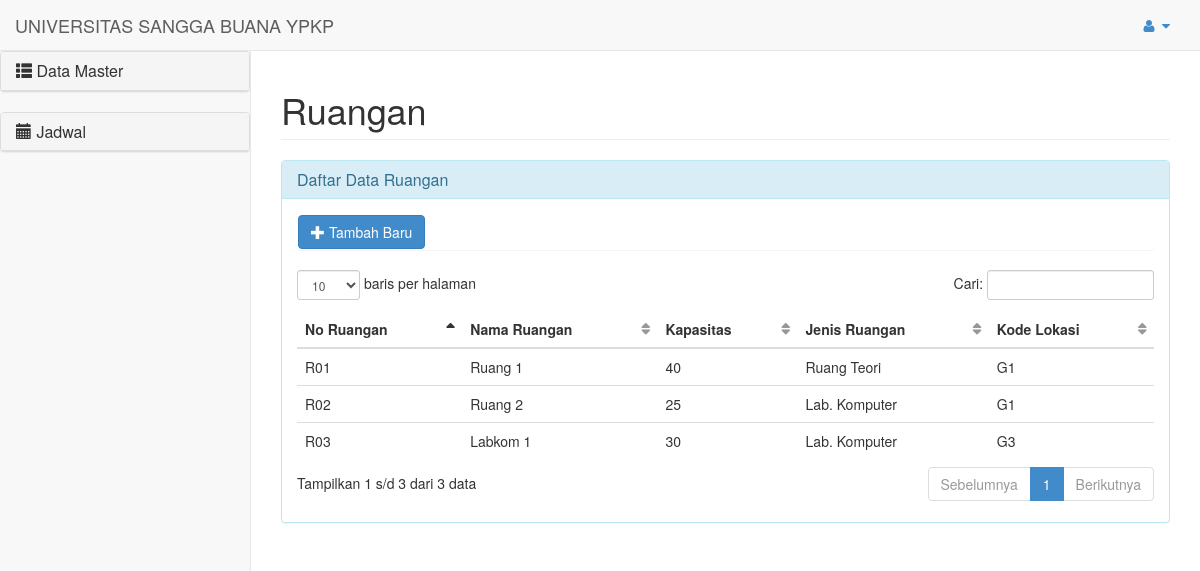
Page /pengaturan/ruangan on the committed database.
### tables this page shows
CREATE TABLE `usb_ruangan` (
  `kd_ruang` varchar(6) NOT NULL,
  `nm_ruang` varchar(20) DEFAULT NULL,
  `kapasitas` int(11) DEFAULT NULL,
  `jenis_ruang` varchar(20) DEFAULT NULL,
  `kd_lokasi` varchar(6) NOT NULL,
  PRIMARY KEY (`kd_ruang`),
  KEY `fkLokasi_idx` (`kd_lokasi`),
  CONSTRAINT `fkLokasi` FOREIGN KEY (`kd_lokasi`) REFERENCES `usb_lokasi` (`kd_lokasi`) ON DELETE CASCADE ON UPDATE CASCADE
);

### application/views/belakang/template.php (called while the page is built, shortened)
<?php
$this->load->view('belakang/header');
$this->load->view('belakang/sidebar');

### application/controllers/pengaturan.php (called while the page is built, shortened)
<?php if ( ! defined('BASEPATH')) exit('No direct script access allowed');
class Pengaturan extends CI_Controller {
	public function ruangan()
	{
		$data['records']=$this->mruangan->getAllRuangan();
		$data['lokasi']=$this->mlokasi->getAllLokasi();
		$data['title']="Ruangan";
		$data['maincontent']="belakang/form/ruangan";
		$this->load->view('belakang/template', $data);
	}
}

### index.php (called while the page is built, shortened)
<?php
require_once BASEPATH.'core/CodeIgniter.php';

### application/models/mruangan.php (called while the page is built, shortened)
<?php if ( ! defined('BASEPATH')) exit('No direct script access allowed');
class Mruangan extends CI_Model {
	function getAllRuangan()
	{
		$query=$this->db->get('usb_ruangan');
		if($query->num_rows()>0){
			foreach ($query->result() as $row) {
				$xxx[]=$row;
			}
			return $xxx;
		}
	}
}

### application/views/belakang/form/ruangan.php (the view, shortened to what this page needs)
<div class="row">
	<div class="col-lg-12">
		<div class="panel panel-info">
			<div class="panel-heading">
		    	<h3 class="panel-title">Daftar Data Ruangan</h3>
			</div>
		    <div class="panel-body">
		    	<div class="panel">
		    		<button id="btambah" type="button" class="btn btn-primary" data-toggle="modal" data-target="#formBaruRuangan"><i class="glyphicon glyphicon-plus"></i> Tambah Baru</button>
		    	</div>
		    	<div class="table-responsive">
				    <table class="table table-hover display" id="tblRuangan" cellspacing="0" width="100%">
				        <thead>
				            <tr>
				                <th>No Ruangan</th>
				                <th>Nama Ruangan</th>
				                <th>Kapasitas</th>
				                <th>Jenis Ruangan</th>
				                <th>Kode Lokasi</th>
				            </tr>
				        </thead>
				        <tbody>
				        	<?php foreach ($records as $row): ?>
				            <tr>
				                <td><?php echo $row->kd_ruang; ?></td>
				                <td><?php echo $row->nm_ruang; ?></td>
				                <td><?php echo $row->kapasitas; ?></td>
				                <td><?php echo $row->jenis_ruang; ?></td>
				                <td><?php echo $row->kd_lokasi; ?></td>
				            </tr>
				            <?php endforeach; ?>
				        </tbody>
				    </table>
				</div>
		    </div>
		</div>
	</div>
</div>

### assets/css/sb-admin.css (style rules this page uses)
body { padding-top: 100px; background-color: #f8f8f8; }
@media (min-width:768px) { body { padding-top: 50px; } }
table.dataTable thead .sorting, table.dataTable thead .sorting_asc, table.dataTable thead .sorting_desc, table.dataTable thead .sorting_asc_disabled, table.dataTable thead .sorting_desc_disabled { background: transparent; }
table.dataTable thead .sorting_asc:after { content: "\f0de"; float: right; font-family: fontawesome; }
table.dataTable thead .sorting:after { content: "\f0dc"; float: right; font-family: fontawesome; color: rgba(50,50,50,.5); }

### rows in the picture
usb_ruangan: kd_ruang "R01", nm_ruang "Ruang 1", kapasitas "40", jenis_ruang "Ruang Teori", kd_lokasi "G1"
usb_ruangan: kd_ruang "R02", nm_ruang "Ruang 2", kapasitas "25", jenis_ruang "Lab. Komputer", kd_lokasi "G1"
usb_ruangan: kd_ruang "R03", nm_ruang "Labkom 1", kapasitas "30", jenis_ruang "Lab. Komputer", kd_lokasi "G3"

### other values in the picture
$title "Ruangan"
